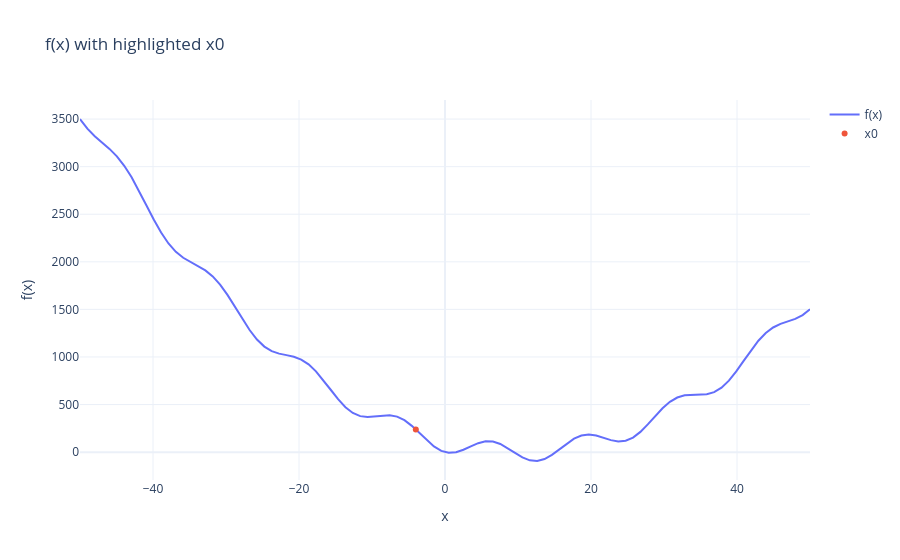

The cell this chart's notebook holds for it:
### Markdown cell above
Additionally, we can expand out the range to see the function in a bigger picture.

### Code cell
X_RANGE = (-50, 50)  # Modular config for the x range
fx_plot_wide = plot_2d_function(f, x0=-4, x_min=X_RANGE[0], x_max=X_RANGE[1], show_fig=False, theme='plotly_white')
fx_plot_wide.show()
